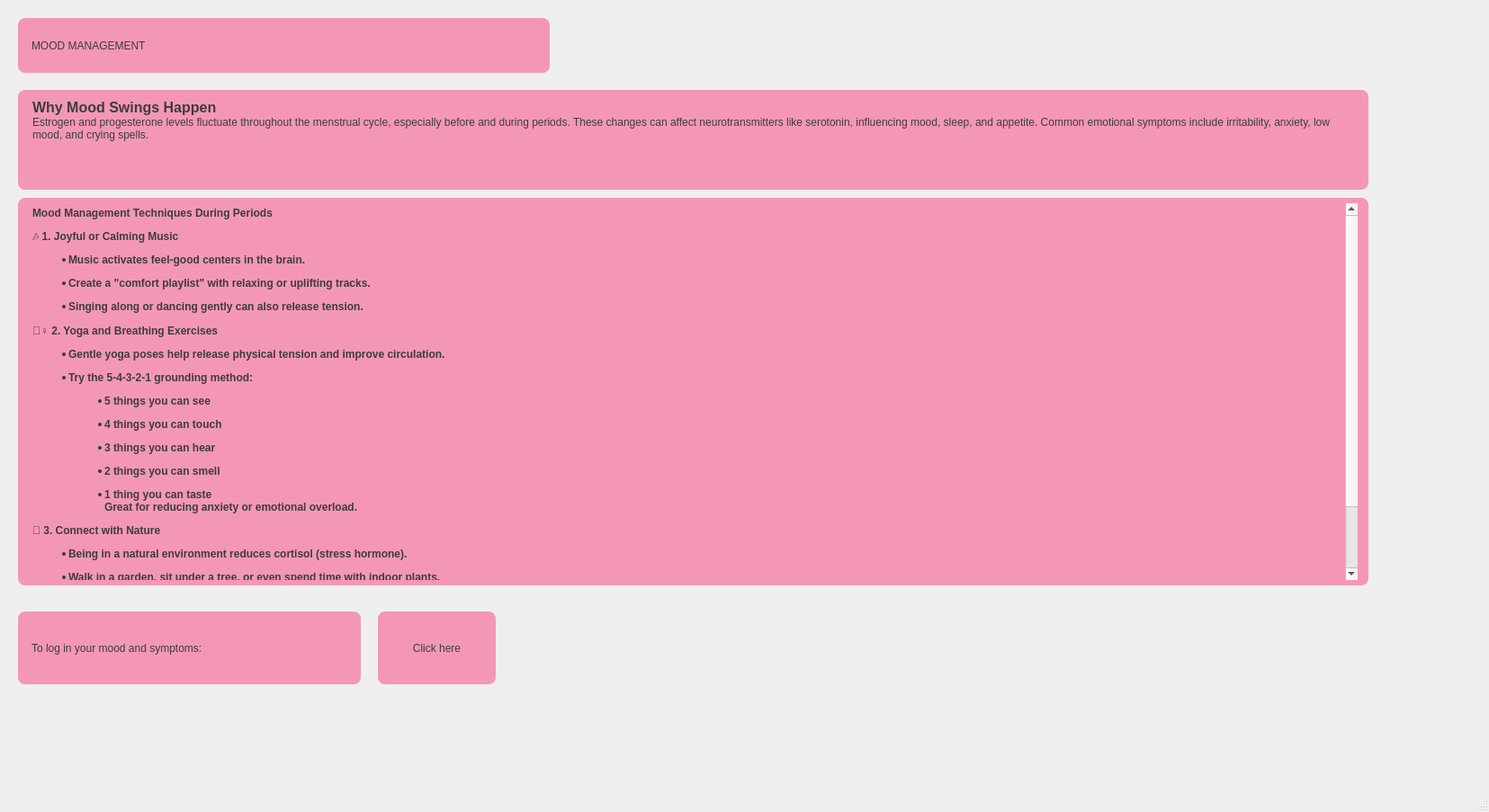
<?xml version="1.0" encoding="UTF-8"?>
<ui version="4.0">
 <class>Moodmanagement</class>
 <widget class="QMainWindow" name="Moodmanagement">
  <property name="geometry">
   <rect>
    <x>0</x>
    <y>0</y>
    <width>1655</width>
    <height>903</height>
   </rect>
  </property>
  <property name="windowTitle">
   <string>Moodmanagement</string>
  </property>
  <property name="styleSheet">
   <string notr="true">QWidget {
    background: qlineargradient(
        x1: 0, y1: 0, x2: 1, y2: 1,
       stop: 0 #f7c6d9,  
       stop: 1 #e6e6fa
    );
}</string>
  </property>
  <widget class="QWidget" name="centralwidget">
   <widget class="QTextBrowser" name="textBrowser_2">
    <property name="geometry">
     <rect>
      <x>20</x>
      <y>100</y>
      <width>1501</width>
      <height>111</height>
     </rect>
    </property>
    <property name="styleSheet">
     <string notr="true">QTextBrowser{
    background-color: #F497B6;      
    color: #3D3D3D;                   
    font: bold 20px &quot;Arial&quot;;
    border-radius: 8px;
    padding: 6px 12px;
}

</string>
    </property>
    <property name="html">
     <string>&lt;!DOCTYPE HTML PUBLIC &quot;-//W3C//DTD HTML 4.0//EN&quot; &quot;http://www.w3.org/TR/REC-html40/strict.dtd&quot;&gt;
&lt;html&gt;&lt;head&gt;&lt;meta name=&quot;qrichtext&quot; content=&quot;1&quot; /&gt;&lt;meta charset=&quot;utf-8&quot; /&gt;&lt;style type=&quot;text/css&quot;&gt;
p, li { white-space: pre-wrap; }
hr { height: 1px; border-width: 0; }
li.unchecked::marker { content: &quot;\2610&quot;; }
li.checked::marker { content: &quot;\2612&quot;; }
&lt;/style&gt;&lt;/head&gt;&lt;body style=&quot; font-family:'Arial'; font-size:20px; font-weight:700; font-style:normal;&quot;&gt;
&lt;p style=&quot; margin-top:0px; margin-bottom:0px; margin-left:0px; margin-right:0px; -qt-block-indent:0; text-indent:0px;&quot;&gt;&lt;span style=&quot; font-family:'Segoe UI'; font-size:12pt;&quot;&gt;Why Mood Swings Happen&lt;/span&gt;&lt;span style=&quot; font-family:'Segoe UI'; font-size:9pt; font-weight:400;&quot;&gt; &lt;/span&gt;&lt;/p&gt;
&lt;p style=&quot; margin-top:0px; margin-bottom:0px; margin-left:0px; margin-right:0px; -qt-block-indent:0; text-indent:0px;&quot;&gt;&lt;span style=&quot; font-family:'Segoe UI'; font-size:9pt; font-weight:400;&quot;&gt;Estrogen and progesterone levels fluctuate throughout the menstrual cycle, especially before and during periods. These changes can affect neurotransmitters like serotonin, influencing mood, sleep, and appetite. Common emotional symptoms include irritability, anxiety, low mood, and crying spells.&lt;/span&gt;&lt;/p&gt;&lt;/body&gt;&lt;/html&gt;</string>
    </property>
   </widget>
   <widget class="QTextBrowser" name="textBrowser">
    <property name="geometry">
     <rect>
      <x>20</x>
      <y>220</y>
      <width>1501</width>
      <height>431</height>
     </rect>
    </property>
    <property name="styleSheet">
     <string notr="true">QTextBrowser{
    background-color: #F497B6;      
    color: #3D3D3D;                   
    font: bold 20px &quot;Arial&quot;;
    border-radius: 8px;
    padding: 6px 12px;
}

</string>
    </property>
    <property name="html">
     <string>&lt;!DOCTYPE HTML PUBLIC &quot;-//W3C//DTD HTML 4.0//EN&quot; &quot;http://www.w3.org/TR/REC-html40/strict.dtd&quot;&gt;
&lt;html&gt;&lt;head&gt;&lt;meta name=&quot;qrichtext&quot; content=&quot;1&quot; /&gt;&lt;meta charset=&quot;utf-8&quot; /&gt;&lt;style type=&quot;text/css&quot;&gt;
p, li { white-space: pre-wrap; }
hr { height: 1px; border-width: 0; }
li.unchecked::marker { content: &quot;\2610&quot;; }
li.checked::marker { content: &quot;\2612&quot;; }
&lt;/style&gt;&lt;/head&gt;&lt;body style=&quot; font-family:'Arial'; font-size:20px; font-weight:700; font-style:normal;&quot;&gt;
&lt;p style=&quot; margin-top:0px; margin-bottom:0px; margin-left:0px; margin-right:0px; -qt-block-indent:0; text-indent:0px;&quot;&gt;&lt;span style=&quot; font-family:'Segoe UI'; font-size:9pt;&quot;&gt;Mood Management Techniques During Periods&lt;/span&gt;&lt;/p&gt;
&lt;h4 style=&quot; margin-top:12px; margin-bottom:12px; margin-left:0px; margin-right:0px; -qt-block-indent:0; text-indent:0px;&quot;&gt;&lt;span style=&quot; font-family:'Segoe UI'; font-size:9pt;&quot;&gt;🎶 1. Joyful or Calming Music&lt;/span&gt;&lt;/h4&gt;
&lt;ul style=&quot;margin-top: 0px; margin-bottom: 0px; margin-left: 0px; margin-right: 0px; -qt-list-indent: 1;&quot;&gt;
&lt;li style=&quot; font-family:'Segoe UI'; font-size:9pt;&quot; style=&quot; margin-top:12px; margin-bottom:12px; margin-left:0px; margin-right:0px; -qt-block-indent:0; text-indent:0px;&quot;&gt;Music activates feel-good centers in the brain.&lt;/li&gt;
&lt;li style=&quot; font-family:'Segoe UI'; font-size:9pt;&quot; style=&quot; margin-top:12px; margin-bottom:12px; margin-left:0px; margin-right:0px; -qt-block-indent:0; text-indent:0px;&quot;&gt;Create a &amp;quot;comfort playlist&amp;quot; with relaxing or uplifting tracks.&lt;/li&gt;
&lt;li style=&quot; font-family:'Segoe UI'; font-size:9pt;&quot; style=&quot; margin-top:12px; margin-bottom:12px; margin-left:0px; margin-right:0px; -qt-block-indent:0; text-indent:0px;&quot;&gt;Singing along or dancing gently can also release tension.&lt;/li&gt;&lt;/ul&gt;
&lt;h4 style=&quot; margin-top:12px; margin-bottom:12px; margin-left:0px; margin-right:0px; -qt-block-indent:0; text-indent:0px;&quot;&gt;&lt;span style=&quot; font-family:'Segoe UI'; font-size:9pt;&quot;&gt;🧘‍♀️ 2. Yoga and Breathing Exercises&lt;/span&gt;&lt;/h4&gt;
&lt;ul style=&quot;margin-top: 0px; margin-bottom: 0px; margin-left: 0px; margin-right: 0px; -qt-list-indent: 1;&quot;&gt;
&lt;li style=&quot; font-family:'Segoe UI'; font-size:9pt;&quot; style=&quot; margin-top:12px; margin-bottom:12px; margin-left:0px; margin-right:0px; -qt-block-indent:0; text-indent:0px;&quot;&gt;Gentle yoga poses help release physical tension and improve circulation.&lt;/li&gt;
&lt;li style=&quot; font-family:'Segoe UI'; font-size:9pt;&quot; style=&quot; margin-top:12px; margin-bottom:12px; margin-left:0px; margin-right:0px; -qt-block-indent:0; text-indent:0px;&quot;&gt;Try the 5-4-3-2-1 grounding method:
&lt;ul style=&quot;margin-top: 0px; margin-bottom: 0px; margin-left: 0px; margin-right: 0px; -qt-list-indent: 2;&quot;&gt;
&lt;li style=&quot; font-family:'Segoe UI'; font-size:9pt;&quot; style=&quot; margin-top:12px; margin-bottom:12px; margin-left:0px; margin-right:0px; -qt-block-indent:0; text-indent:0px;&quot;&gt;5 things you can see&lt;/li&gt;
&lt;li style=&quot; font-family:'Segoe UI'; font-size:9pt;&quot; style=&quot; margin-top:12px; margin-bottom:12px; margin-left:0px; margin-right:0px; -qt-block-indent:0; text-indent:0px;&quot;&gt;4 things you can touch&lt;/li&gt;
&lt;li style=&quot; font-family:'Segoe UI'; font-size:9pt;&quot; style=&quot; margin-top:12px; margin-bottom:12px; margin-left:0px; margin-right:0px; -qt-block-indent:0; text-indent:0px;&quot;&gt;3 things you can hear&lt;/li&gt;
&lt;li style=&quot; font-family:'Segoe UI'; font-size:9pt;&quot; style=&quot; margin-top:12px; margin-bottom:12px; margin-left:0px; margin-right:0px; -qt-block-indent:0; text-indent:0px;&quot;&gt;2 things you can smell&lt;/li&gt;
&lt;li style=&quot; font-family:'Segoe UI'; font-size:9pt;&quot; style=&quot; margin-top:12px; margin-bottom:12px; margin-left:0px; margin-right:0px; -qt-block-indent:0; text-indent:0px;&quot;&gt;1 thing you can taste&lt;br /&gt;Great for reducing anxiety or emotional overload.&lt;/li&gt;&lt;/ul&gt;&lt;/li&gt;&lt;/ul&gt;
&lt;h4 style=&quot; margin-top:12px; margin-bottom:12px; margin-left:0px; margin-right:0px; -qt-block-indent:0; text-indent:0px;&quot;&gt;&lt;span style=&quot; font-family:'Segoe UI'; font-size:9pt;&quot;&gt;🌳 3. Connect with Nature&lt;/span&gt;&lt;/h4&gt;
&lt;ul style=&quot;margin-top: 0px; margin-bottom: 0px; margin-left: 0px; margin-right: 0px; -qt-list-indent: 1;&quot;&gt;
&lt;li style=&quot; font-family:'Segoe UI'; font-size:9pt;&quot; style=&quot; margin-top:12px; margin-bottom:12px; margin-left:0px; margin-right:0px; -qt-block-indent:0; text-indent:0px;&quot;&gt;Being in a natural environment reduces cortisol (stress hormone).&lt;/li&gt;
&lt;li style=&quot; font-family:'Segoe UI'; font-size:9pt;&quot; style=&quot; margin-top:12px; margin-bottom:12px; margin-left:0px; margin-right:0px; -qt-block-indent:0; text-indent:0px;&quot;&gt;Walk in a garden, sit under a tree, or even spend time with indoor plants.&lt;/li&gt;
&lt;li style=&quot; font-family:'Segoe UI'; font-size:9pt;&quot; style=&quot; margin-top:12px; margin-bottom:12px; margin-left:0px; margin-right:0px; -qt-block-indent:0; text-indent:0px;&quot;&gt;Avoid noisy, high-traffic areas if possible for best results.&lt;/li&gt;&lt;/ul&gt;
&lt;h4 style=&quot; margin-top:12px; margin-bottom:12px; margin-left:0px; margin-right:0px; -qt-block-indent:0; text-indent:0px;&quot;&gt;&lt;span style=&quot; font-family:'Segoe UI'; font-size:9pt;&quot;&gt;✍️ 4. Journaling&lt;/span&gt;&lt;/h4&gt;
&lt;ul style=&quot;margin-top: 0px; margin-bottom: 0px; margin-left: 0px; margin-right: 0px; -qt-list-indent: 1;&quot;&gt;
&lt;li style=&quot; font-family:'Segoe UI'; font-size:9pt;&quot; style=&quot; margin-top:12px; margin-bottom:12px; margin-left:0px; margin-right:0px; -qt-block-indent:0; text-indent:0px;&quot;&gt;Helps release bottled-up emotions and clarify thoughts.&lt;/li&gt;&lt;/ul&gt;&lt;/body&gt;&lt;/html&gt;</string>
    </property>
   </widget>
   <widget class="QLabel" name="label">
    <property name="geometry">
     <rect>
      <x>20</x>
      <y>20</y>
      <width>591</width>
      <height>61</height>
     </rect>
    </property>
    <property name="styleSheet">
     <string notr="true">QLabel{
    background-color: #F497B6;      
    color: #3D3D3D;                   
    font: bold 20px &quot;Arial&quot;;
    border-radius: 8px;
    padding: 6px 12px;
}
</string>
    </property>
    <property name="text">
     <string>MOOD MANAGEMENT</string>
    </property>
   </widget>
   <widget class="QLabel" name="label_2">
    <property name="geometry">
     <rect>
      <x>20</x>
      <y>680</y>
      <width>381</width>
      <height>81</height>
     </rect>
    </property>
    <property name="styleSheet">
     <string notr="true">QLabel{
    background-color: #F497B6;      
    color: #3D3D3D;                   
    font: bold 20px &quot;Arial&quot;;
    border-radius: 8px;
    padding: 6px 12px;
}</string>
    </property>
    <property name="text">
     <string>To log in your mood and symptoms:</string>
    </property>
   </widget>
   <widget class="QPushButton" name="pushButton">
    <property name="geometry">
     <rect>
      <x>420</x>
      <y>680</y>
      <width>131</width>
      <height>81</height>
     </rect>
    </property>
    <property name="styleSheet">
     <string notr="true">
    background-color: #F497B6;      
    color: #3D3D3D;                   
    font: bold 20px &quot;Arial&quot;;
    border-radius: 8px;
    padding: 6px 12px;
</string>
    </property>
    <property name="text">
     <string>Click here</string>
    </property>
   </widget>
  </widget>
  <widget class="QStatusBar" name="statusbar"/>
 </widget>
 <resources/>
 <connections/>
</ui>
